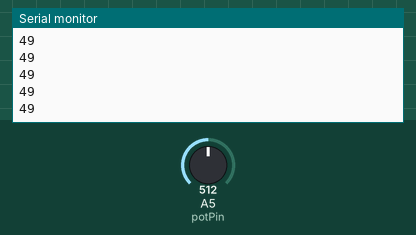
This sketch was run on a simulated Arduino Uno, built with avr-gcc and run on an emulated ATmega328P. Parts: the last lines printed to the serial monitor. Inputs (shaded band) come from the test bench; at power-on: A5 (potPin) = 512.

Above: at 1.2 s.
1.3 s: A5 (potPin) set to 716
At 2.2 s:
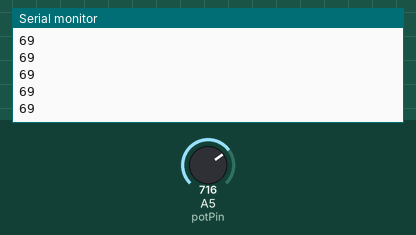
2.8 s: A5 (potPin) set to 900
At 3.6 s:
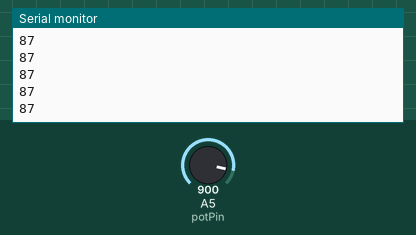
Timing chart, 0 to 5.8 s (numbered marks = the images above; inputs shaded):
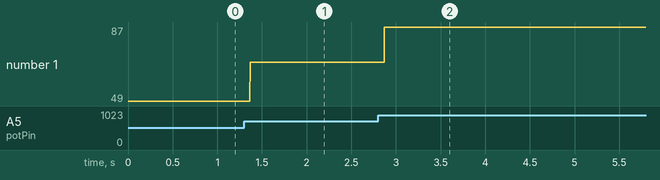

The sketch:

Arduino_Code.ino
```cpp
int potPin = A5;
int sseg2A = 5, sseg2B = 4, sseg2C = 3, sseg2D = 2;
int sseg1A = 11, sseg1B = 10, sseg1C = 9, sseg1D = 8;
//Creating variables for sseg and potentiometer which are mapped to their respective locations on the Arduino board


void setup()
{
  pinMode(potPin, INPUT);		//Setting sseg displays as output and potentiometer as input
  pinMode(sseg2A, OUTPUT);
  pinMode(sseg2B, OUTPUT);
  pinMode(sseg2C, OUTPUT);
  pinMode(sseg2D, OUTPUT);
  pinMode(sseg1A, OUTPUT);
  pinMode(sseg1B, OUTPUT);
  pinMode(sseg1C, OUTPUT);
  pinMode(sseg1D, OUTPUT);
  Serial.begin(9600);
}

void loop()
{
  int potMeasure = analogRead(A5);			//Measures value of potentiometer
  potMeasure = map(potMeasure, 0, 1023, 0, 99); 	//Maps potentiometers regular value of 0-1023 to 0-99
  Serial.println(potMeasure);				//Prints potentiometer value on the serial monitor (for personal checking)

  int num1 = potMeasure/10%10;		//Method to obtain the first digit of a double digit int
  int num2 = potMeasure%10; 		//Method to obtain the second digit of a double digit in
  int i, digit, ssegNum;

  for(i = 1; i<3; i++){   //Loops twice in order to call function for both displays
    if(i == 1){
      digit = num1;
      ssegNum = 1;
    }
    else if(i == 2){
      digit = num2;
      ssegNum = 2;
    }
    else {
      Serial.println("Error");
      break;
    }

    switch(digit){		//Switch statement calls function passing values based on digit
      case 0:
          display(0, 0, 0, 0, ssegNum);
          break;
      case 1:
          display(0, 0, 0, 1, ssegNum);
          break;
      case 2:
          display(0, 0, 1, 0, ssegNum);
          break;
      case 3:
          display(0, 0, 1, 1, ssegNum);
          break;
      case 4:
          display(0, 1, 0, 0, ssegNum);
          break;
      case 5:
          display(0, 1, 0, 1, ssegNum);
          break;
      case 6:
          display(0, 1, 1, 0, ssegNum);
          break;
      case 7:
          display(0, 1, 1, 1, ssegNum);
          break;
      case 8:
          display(1, 0, 0, 0, ssegNum);
          break;
      case 9:
          display(1, 0, 0, 1, ssegNum);
          break;
  	}
  }
}

void display(int a, int b, int c, int d, int ssegNum){    //function to write digit to sseg

  if(ssegNum == 1){
    digitalWrite(sseg1A, a);
    digitalWrite(sseg1B, b);
    digitalWrite(sseg1C, c);
    digitalWrite(sseg1D, d);
  }
  else if(ssegNum == 2){
    digitalWrite(sseg2A, a);
    digitalWrite(sseg2B, b);
    digitalWrite(sseg2C, c);
    digitalWrite(sseg2D, d);
  }
  else Serial.println("Error");
}
```

Measured:
- after the input at 1.3 s, the serial monitor: prints a new line after 0.07 s (image 1)
- after the input at 2.8 s, the serial monitor: prints a new line after 0.07 s (image 2)
- plotted number 1: 49 → 69 after the input at 1.3 s, 69 → 87 after the input at 2.8 s
